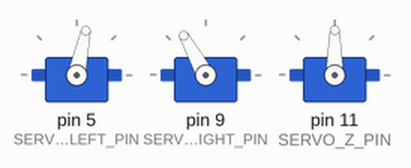
Recording of a sketch running on a simulated Arduino Uno, built with avr-gcc and run on an emulated ATmega328P. On the bench: 3 × servo.

Above: at 0.1 s.
At 0.46 s:
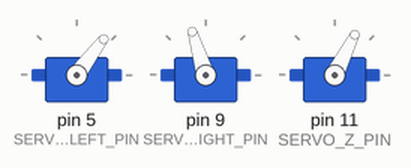
At 0.9 s:
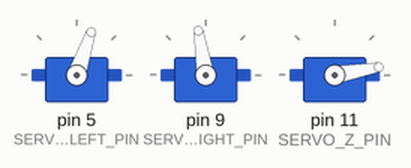
Timing chart, 0 to 2.4 s (numbered marks = the images above):
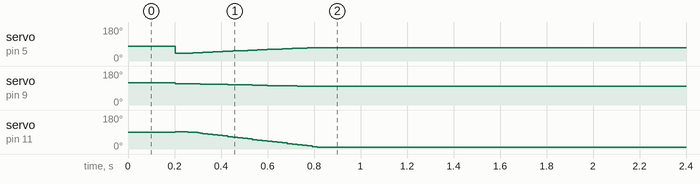

Measured:
- by itself, servo on pin 9 (SERVO_RIGHT_PIN): moves from 119° to 99° over 0.57 s

The sketch:

main.ino
```cpp
#include <Servo.h>
#include "common.h" //lists structs and other elements shared by different modules
#include "cinematics.h" //cinematic-related functions and structs (position + servo controls)
#include "trajectories.h" //code related to registered trajectories and speed profiles
#include "maintenance.h" //serial communication with a computer using serial port (maintenance mode)

//Prototypes
void fullyApplyCommandToServos(ServoSet *servoSet, int delayCommandAngle , SpeedProfileType speedProfileType, int depthPercentage,
    CycleMode cycleMode, int *elapsedTimeServoCycle, float *anglePerformedDuringAcceleration, int *remainingCycleTime);

//Components pins
#define SERVO_LEFT_PIN 5
#define SERVO_RIGHT_PIN 9
#define SERVO_Z_PIN 11

//servo objects declarations
Servo servoLeft;
Servo servoRight;
Servo servoZ;

// current coordinates, servo set and object declaration
Coordinates currentPosition;
Coordinates destination;
Coordinates intermediatePosition;
ServoSet servoSet;
Object currentObject;

//cycle related variables declaration
PrehensionStatus prehensionStatus;
SelectedCycle selectedCycle;
CycleMode cycleMode;
IntermediatePoint intermediatePoint;
int cycleStepIndex;
int delayCommandServo; //delay between servo command execution (servo cycle) in ms (servo cycle step duration)

//speed profile related declaration
SpeedProfileType speedProfileType;
int elapsedTimeServoCycle;
int remainingCycleTime;
float anglePerformedDuringAcceleration = 0;
int depthPercentage = 100;


bool cycleExecuted = false;

// ======================================================
// SETUP
// ======================================================
void setup() {

  Serial.begin(9600);

  servoLeft.attach(SERVO_LEFT_PIN);
  servoRight.attach(SERVO_RIGHT_PIN);
  servoZ.attach(SERVO_Z_PIN);


  currentObject = objectList.gomme;

  prehensionStatus=UNKNOWN_STATUS;
  selectedCycle = CYCLE1;
  cycleMode = PERFORMANCE;
  delayCommandServo=10;
  cycleStepIndex=0;


  speedProfileType = TRAPESOIDAL_LINEAR;
  elapsedTimeServoCycle = 0;
  remainingCycleTime=0;
  anglePerformedDuringAcceleration=0;
  depthPercentage = 50;


  initCoordinates(&selectedCycle);
  initZone();
  initServoSet(&servoSet, delayCommandServo);
  objectListInit();
  currentPosition=initPosition;
  currentObject = objectList.gomme;


  coordinatesToAngles(&currentPosition, &servoSet, &currentObject);
  servoLeft.write(servoSet.servoLeft.angleCommand);
  servoRight.write(servoSet.servoRight.angleCommand);
  servoZ.write(servoSet.servoZ.angleCommand);


  servoSet.servoLeft.currentAngle = servoSet.servoLeft.angleCommand;
  servoSet.servoRight.currentAngle = servoSet.servoRight.angleCommand;
  servoSet.servoZ.currentAngle = servoSet.servoZ.angleCommand;
  delay(200);

  destination.x=160;
  destination.y=-30;
  destination.z=100;
}

// ======================================================
// LOOP
// ======================================================
void loop() {


  coordinatesToAngles(&destination, &servoSet, &currentObject);
  fullyApplyCommandToServos(&servoSet, delayCommandServo, speedProfileType, depthPercentage, cycleMode,
        &elapsedTimeServoCycle, &anglePerformedDuringAcceleration, &remainingCycleTime);
  anglesToCoordinates(&servoSet, &currentPosition, &currentObject);

  /*
  if(!cycleExecuted) {*1.06-4
  do {
    cycleExecution(&destination, &prehensionStatus, &cycleStepIndex); //cycleStepIndex becomes the one of the next step here
    if(prehensionStatus==0 || prehensionStatus==1) {
      Serial.println("prehension action");
      Serial.println(prehensionStatus);
      Serial.println("");
      //actionPrehension();
      delay(500);
    }
    else {
      do {
        intermediatePosition = trajectoryProfile(currentPosition, destination, 100, PERFORMANCE, &intermediatePoint);
        affectInitialServoPosition(&servoSet);
        coordinatesToAngles(&intermediatePosition, &servoSet);
        fullyApplyCommandToServos(&servoSet, delayCommandServo, speedProfileType, depthPercentage, cycleMode,
        &elapsedTimeServoCycle, &anglePerformedDuringAcceleration, &remainingCycleTime);
        anglesToCoordinates(&servoSet, &currentPosition);

        elapsedTimeServoCycle=0;
        remainingCycleTime=0;
        anglePerformedDuringAcceleration = 0;
      }while(intermediatePoint!=DESTINATION_POINT) ;

      intermediatePoint=DEPART_POINT; //re-initialisation trajectory profile
    }
  }while(cycleStepIndex!=0);
  }
  */
  cycleExecuted = false;
}


void fullyApplyCommandToServos(ServoSet *servoSet, int delayCommandAngle , SpeedProfileType speedProfileType, int depthPercentage,
    CycleMode cycleMode, int *elapsedTimeServoCycle, float *anglePerformedDuringAcceleration, int *remainingCycleTime) {

  *anglePerformedDuringAcceleration=0;
  //this variable will be used for non-constant profiles to decelerate - value to 0 here to allow it to be initialised
  *remainingCycleTime = -1;

  if (!servoSet->reachable) return;

  while (!(abs(servoSet->servoLeft.currentAngle - servoSet->servoLeft.angleCommand) < 0.05 &&
      abs(servoSet->servoRight.currentAngle - servoSet->servoRight.angleCommand) < 0.05 &&
      abs(servoSet->servoZ.currentAngle - servoSet->servoZ.angleCommand) < 0.05)) {

        applyServoCommand(servoSet, delayCommandAngle, speedProfileType, depthPercentage, cycleMode, elapsedTimeServoCycle,
                        anglePerformedDuringAcceleration, remainingCycleTime);
        servoLeft.write(servoSet->servoLeft.currentAngle-37);
        servoRight.write(servoSet->servoRight.currentAngle*0.955);
        servoZ.write(map(servoSet->servoZ.currentAngle, 0, 173, 0,180));

        delay(delayCommandAngle);
        *elapsedTimeServoCycle +=delayCommandAngle;
        if(*remainingCycleTime!=-1) {//if remainingCycleTime initialised
            *remainingCycleTime-=delayCommandAngle;
        }
  }
}


///Mapping

//robot 2
//servoZ : map(angle, 0,173,0,180)

//servoLeft map(angle, 0,215,33,173)
//servoLeft.write(90-36); //pour 90°
//angle de butée (dans le write) du servoLeft : 174° (au delà le robot peut s'endommager)


//servoRight.write(90*log(angle)-314); (régression linéaire)
```

cinematics.h
```cpp
#ifndef CINEMATICS_H
#define CINEMATICS_H

#include "common.h"


//Extern declaration
extern ObjectList objectList;

//Enumerations

//How the speed profile behaves between 2 points
enum SpeedProfileType {
  CONSTANT, // constant between points
  TRAPESOIDAL_LINEAR, // accelerate and decelerate linearly
  TRAPESOIDAL_EXPONENTIAL // accelerate and decelerate exponentially
};

////Structures

//Angle parameters linked to one servo
typedef struct {
  float servoMaxStep; //physical max angle a servo can perform in the defined cycle period (see datasheet)
  float startAngle; //initial position of the servo before the servo cycle starts
  float maxStep; //maximum step a servo can perform in one applyCommand (unit) cycle
  float angleCommand; //command in microseconds (angle unit), destination to reach
  float currentAngle; //current angle (same remark)
  float angleOffset; //offset of a servo
}ServoParams; //regroups all parameters linked to ONE servo

//Groups all servos into one entity
typedef struct {
  ServoParams servoLeft;
  ServoParams servoRight;
  ServoParams servoZ;
  int reachable;
}ServoSet;


void coordinatesChange (Coordinates* coordinates, float xPosition, float yPosition, float zPosition);
void coordinatesToAngles(Coordinates* coordinates, ServoSet* servoSet, Object* currentObject);
void applyServoCommand(ServoSet *servoSet, int delayStepCloserToCommand , SpeedProfileType speedProfileType, int depthPercentage,
    CycleMode cycleMode, int *elapsedTimeSinceServoCycleStart, float *anglePerformedDuringAcceleration,
    int *remainingCycleTime);
float limitStep(float currentValue, float targetValue, float maxStep);
//void delay(int milli_seconds); //only for debbuging
void speedProfileApplication(ServoSet* servoSet, enum SpeedProfileType speedProfileType, int depthPercentage,
    CycleMode cycleMode, int elapsedTimeSinceServoCycleStart, int delayCommandServo, float *anglePerformedDuringAcceleration,
     int *remainingCycleTime);
void anglesToCoordinates(ServoSet* servoSet, Coordinates* coordinates, Object* currentObject);
void initServoSet(ServoSet* servoSet, int delayStepCloserToCommand);
void affectInitialServoPosition(ServoSet* servoSet);
void objectListInit();
void initRobotOffsets(Robot* robot);

#endif
```

common.h
```cpp
#ifndef COMMON_H
#define COMMON_H

#include <stdlib.h>//to get the abs() function
#include <math.h>
#include <stdio.h>


////Enumerations

//type of the zone, either an OBSTACLE or the WORKING ZONE
typedef enum {
    OBSTACLE,
    WORKING_ZONE
}ZoneType;

//Cycle steps, including destination and prehension commands
typedef enum {
    CONVOYEUR_ENTREE,
    CONVOYEUR_SORTIE,
    MACHINE_A,
    MACHINE_B,
    INIT,
    GRAB_OBJECT,
    RELEASE_OBJECT
}CycleStep;


//- lists the different actions possible for the prehension subsystem
typedef enum {
    GRAB,
    RELEASE,
    KEEP_CURRENT_PREHENSION_POSITION,
    UNKNOWN_STATUS //when no valid instruction is given
}PrehensionStatus;


//Type of trajectory profile the robot will undertake
typedef enum {
    ECO,
    PERFORMANCE
}CycleMode;


//Names of objects
typedef enum {
    GOMME,
    GOBELET,
    CYLINDRE
}ObjectName;

//robot currently in use
typedef enum {
    ROBOT1,
    ROBOT2
}RobotName;

//selected prehension system
typedef enum {
    LASSO,
    EYE
}PrehensionSystemType;

/////////////////////Structures

//Tri-dimensional coordinates : x, y and z
typedef struct {
    float x;
    float y;
    float z;
}Coordinates;

//2 tri-dimensional points make a rectangular volume perpendicular to the cartesian coordinate system
typedef struct {
    Coordinates origin;
    Coordinates farthestPointFromOrigin; //point making a diagonal (going through the whole volume) with the origin
    ZoneType zoneType;
}Zone; //fictional volume taking the shape of a rectangular bloc

//distance to an object boundaries for all axis and the object(zone) type (obstacle or working zone)
typedef struct {
    Coordinates distances;
    ZoneType zoneType;
}ZoneDistances;

//parameters of object to grab
typedef struct {
    int radius;
    int prehensionHeight;
    ObjectName objectName;
    double consigne;
}Object;


//lists of all objects
typedef struct {
    Object gomme;
    Object gobelet;
    Object cyclindre;
}ObjectList;

//Robots parameters
typedef struct {
    RobotName robotName;
    PrehensionSystemType prehensionSystemType;
}Robot;

#endif
```

maintenance.cpp
```cpp

```

maintenance.h
```cpp

```

prehension.cpp
```cpp

```

trajectories.h
```cpp
#ifndef TRAJECTORIES_H
#define TRAJECTORIES_H

#include "common.h" //for cartesian coordinates structs and cycle steps
extern Coordinates initPosition;
extern Coordinates convoyeurEntree;

/////////Enums

//Current intermediate point position in a trajectory cycle
typedef enum {
    DEPART_POINT,
    INTERM_POINT_1,
    INTERM_POINT_2,
    DESTINATION_POINT
}IntermediatePoint;

//Cycle the robot will execute
typedef enum {
    CYCLE1,
    CYCLE2,
    CUSTOM
}SelectedCycle;


/////////Prototypes
void initCoordinates(SelectedCycle* selectedCycle);
void initZone();
int checkIfInZone(Coordinates coordinates, Zone zone);
PrehensionStatus stepActions(CycleStep stepToken, Coordinates* coordinates);
void cycleExecution(Coordinates* destinationCoordinates, PrehensionStatus* actionPrehension,
                    int* nextStepIndex, SelectedCycle* selectedCycle);
Coordinates trajectoryProfile(Coordinates currentCoordinates, Coordinates destination,
                                int selectedMaxAlt, CycleMode cycleMode, IntermediatePoint* intermediatePoint);

#endif
```

userInterfaceHardware.cpp
```cpp

```

userInterfaceScreen.cpp
```cpp

```

Source omitted: cinematics.cpp (40437 bytes), trajectories.cpp (15763 bytes)
